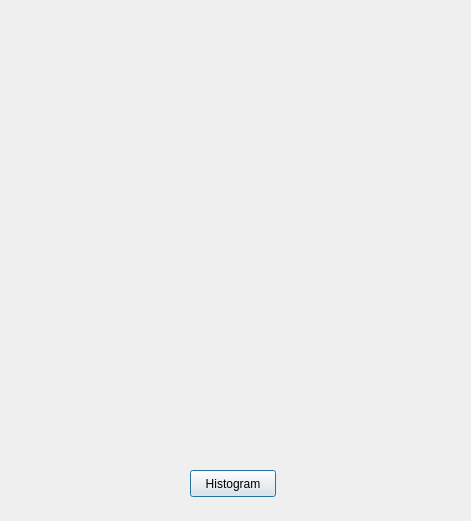
<?xml version="1.0" encoding="UTF-8"?>
<ui version="4.0">
 <class>HistoWindow</class>
 <widget class="QDialog" name="HistoWindow">
  <property name="geometry">
   <rect>
    <x>0</x>
    <y>0</y>
    <width>471</width>
    <height>521</height>
   </rect>
  </property>
  <property name="windowTitle">
   <string>Oxygenation Histogram</string>
  </property>
  <property name="windowIcon">
   <iconset theme="normal"/>
  </property>
  <widget class="QCustomPlot" name="OxHisto" native="true">
   <property name="geometry">
    <rect>
     <x>10</x>
     <y>10</y>
     <width>450</width>
     <height>450</height>
    </rect>
   </property>
  </widget>
  <widget class="QPushButton" name="pushButton_H">
   <property name="geometry">
    <rect>
     <x>190</x>
     <y>470</y>
     <width>86</width>
     <height>27</height>
    </rect>
   </property>
   <property name="text">
    <string>Histogram</string>
   </property>
  </widget>
 </widget>
 <customwidgets>
  <customwidget>
   <class>QCustomPlot</class>
   <extends>QWidget</extends>
   <header>qcustomplot.h</header>
   <container>1</container>
  </customwidget>
 </customwidgets>
 <resources/>
 <connections/>
</ui>
